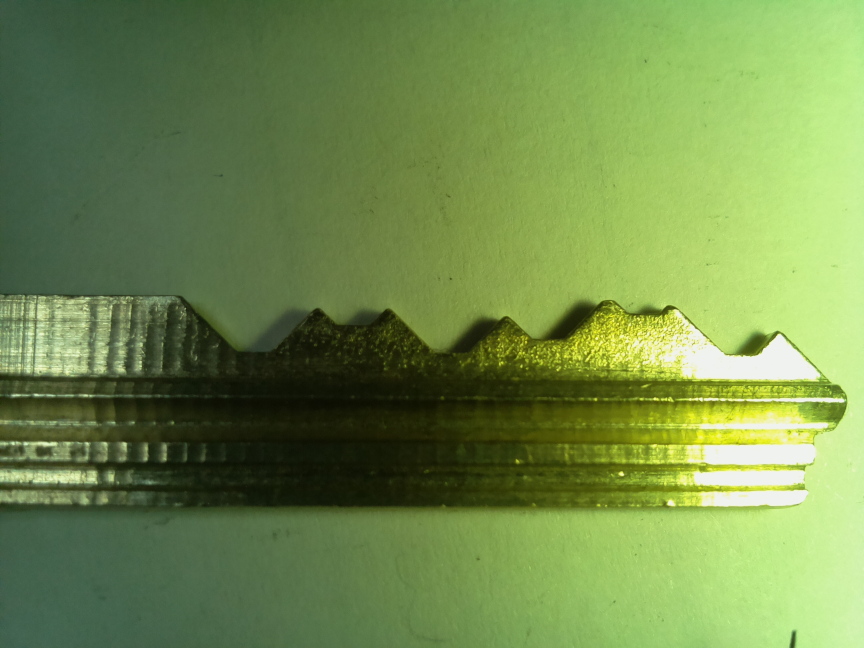
#> input picture Logs/test.png, 2592 x 1944 px (shown at 1/3 size)
$ python filtering.py   (older library calls are emulated)
#> lines starting #> are read from the running program, lines starting #| are printed output that depends on the picture
#> further down, img is the input picture: shape (1944, 2592, 3); mean B, G, R 76.7, 139.8, 113.5
import cv2
import numpy as np
import matplotlib.pyplot as plt
import imutils

def HomomorphicFilter(img, rh = 2.5, rl = 0.5, cutoff =32):
#> called with rh = 2.5, rl = 0.5, cutoff = 32
    img = np.float32(img)
    img = img/255

    rows,cols,dim=img.shape
#> rows = 600; cols = 800; dim = 3

    imgYCrCb = cv2.cvtColor(img, cv2.COLOR_BGR2YCrCb)
#> imgYCrCb: shape (600, 800, 3) float32; mean of channels 0, 1, 2 0.489, 0.468, 0.394
    y,cr,cb = cv2.split(imgYCrCb)
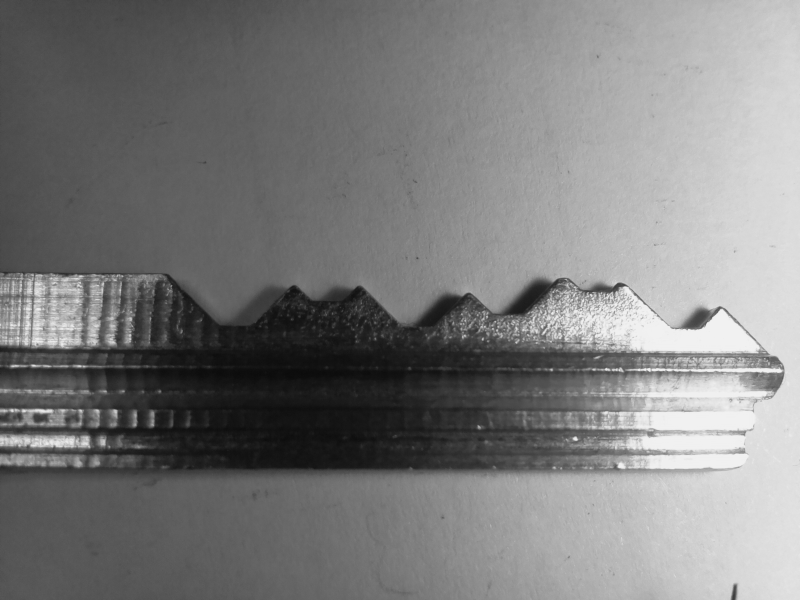
#> y: shape (600, 800) float32; min 0.0433, max 0.948, mean 0.489
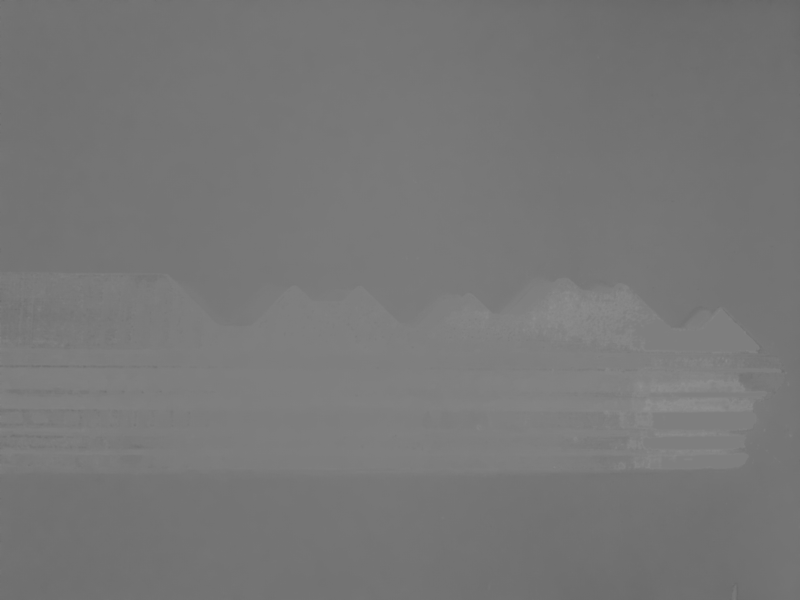
#> cr: shape (600, 800) float32; min 0.401, max 0.564, mean 0.469
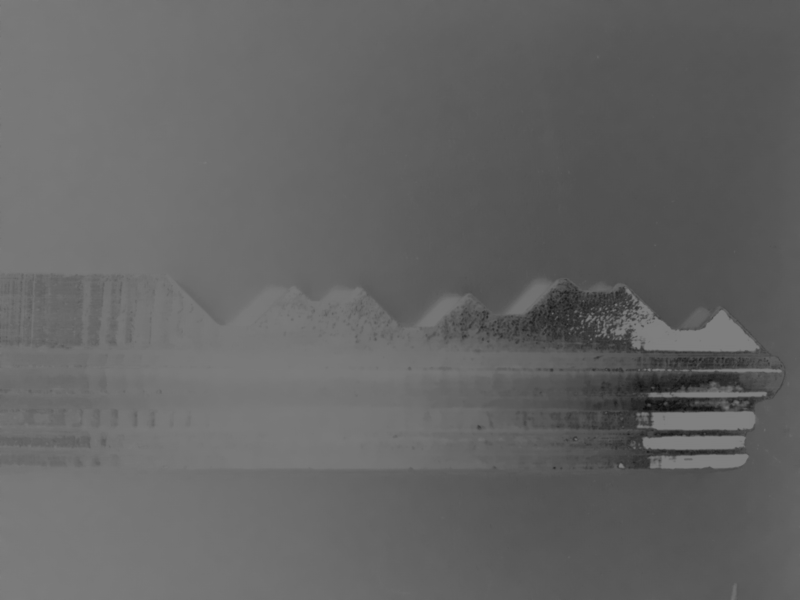
#> cb: shape (600, 800) float32; min 0.0578, max 0.5, mean 0.394

    y_log = np.log(y+0.01)
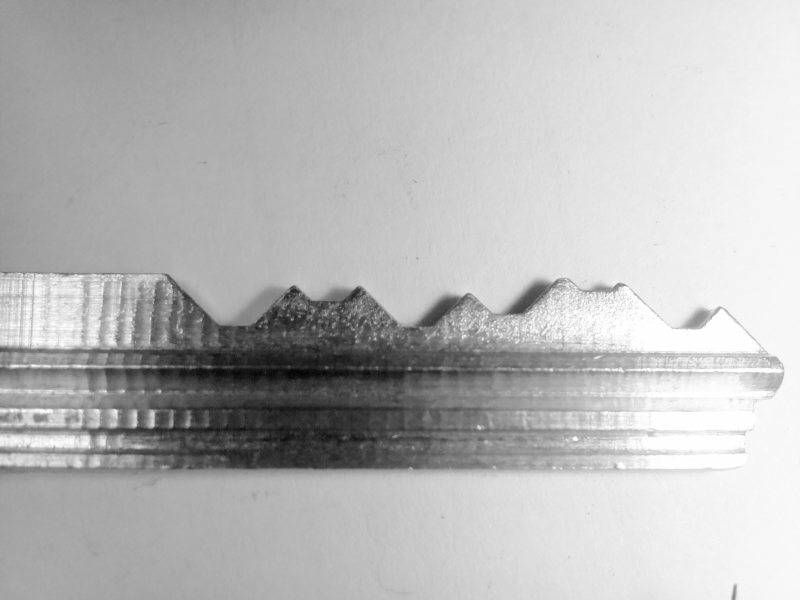
#> y_log: shape (600, 800) float32; min -2.93, max -0.0429, mean -0.833; drawn with min black and max white

    y_fft = np.fft.fft2(y_log)

    y_fft_shift = np.fft.fftshift(y_fft)

    DX = cols/cutoff
#> DX = 25
    G = np.ones((rows,cols))
    for i in range(rows):
        for j in range(cols):
            G[i][j]=((rh-rl)*(1-np.exp(-((i-rows/2)**2+(j-cols/2)**2)/(2*DX**2))))+rl
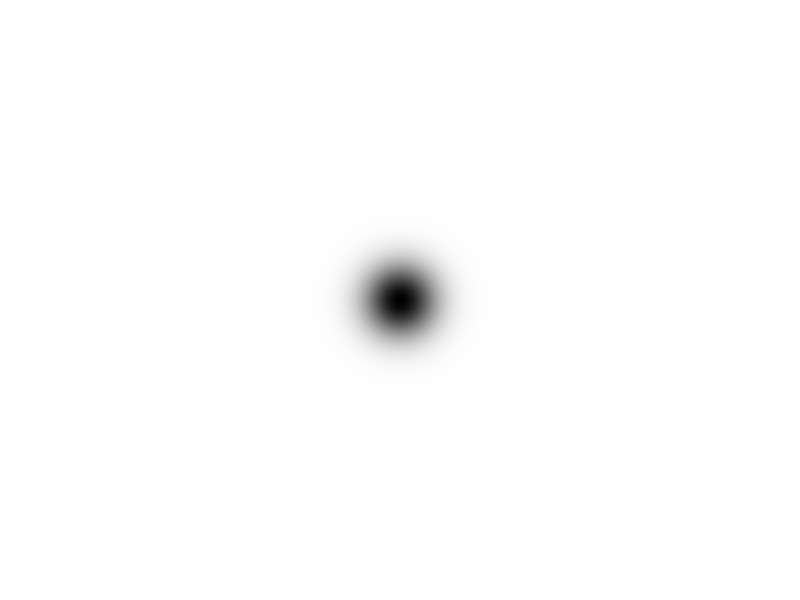
#> G: shape (600, 800) float64; min 0.5, max 2.5, mean 2.48; drawn with min black and max white

    result_filter = G * y_fft_shift
    result_interm = np.real(np.fft.ifft2(np.fft.ifftshift(result_filter)))
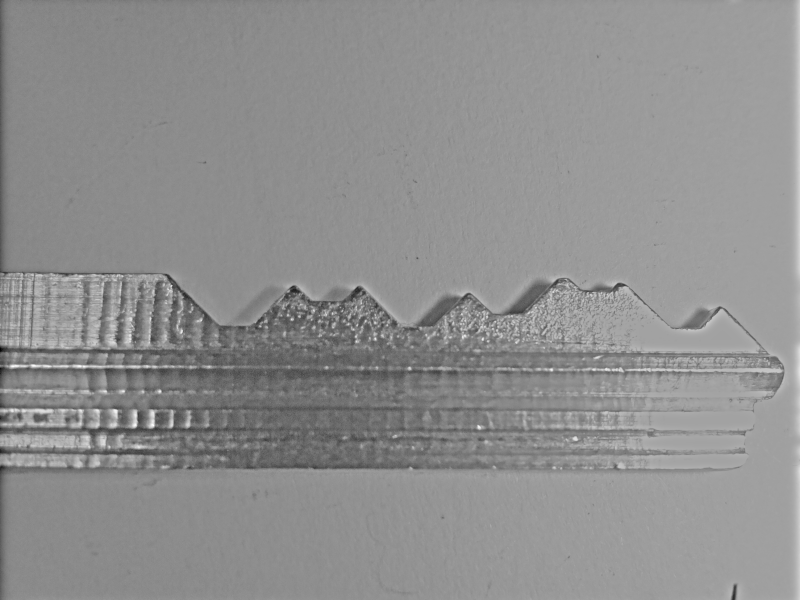
#> result_interm: shape (600, 800) float64; min -3.46, max 1.95, mean -0.416; drawn with min black and max white
    result = np.exp(result_interm)
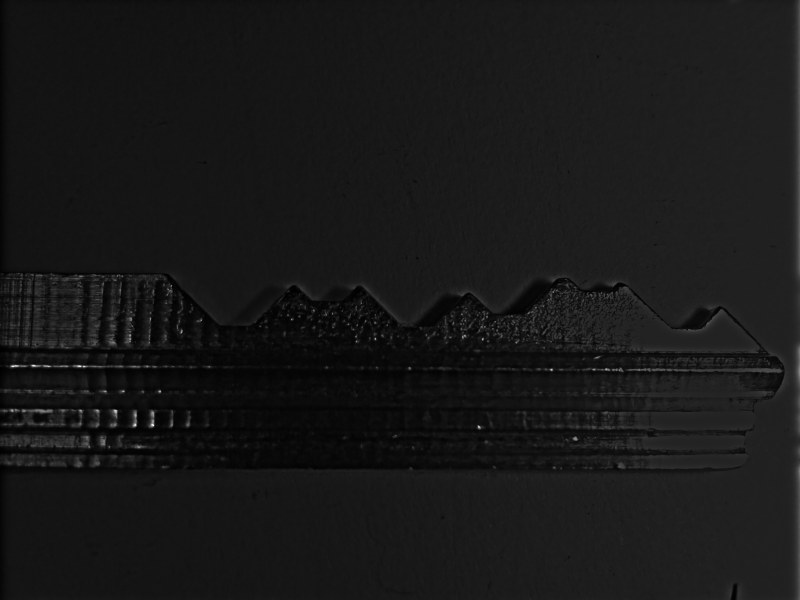
#> result: shape (600, 800) float64; min 0.0313, max 7.06, mean 0.706; drawn with min black and max white
    result = cv2.normalize(result, None, alpha=255, beta=0, norm_type=cv2.NORM_MINMAX, dtype=cv2.CV_8UC3)
    return result
if __name__ == "__main__":
    img = cv2.imread('Logs/test.png')
    img = imutils.resize(img, height = 600)
    result = HomomorphicFilter(img)
    #result = result/(result.max()/255.0)
    #result = np.array(result,  dtype = np.uint8)
    print(result)
#> (printed output is left out)
    #cv2.normalize(result, result, 0, 255, cv2.NORM_MINMAX)
    #print(np.array([i * 36.5 for i in result ]).astype(int))

    #result = cv2.Canny(result.astype(int),50,255)
    cv2.imshow('résultat',result)
    cv2.waitKey(0)
    cv2.destroyAllWindows()
